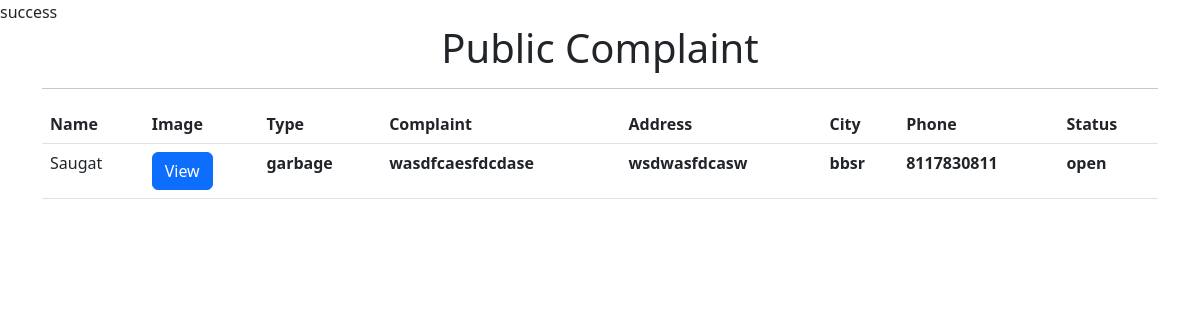
/public_complaint_page_for_p.php (signed in), run on the app's committed database.
### tables this page shows
CREATE TABLE `public_complaint` (
  `cid` int(11) NOT NULL,
  `id` int(11) NOT NULL,
  `comp_type` varchar(30) NOT NULL,
  `c_phone` bigint(20) NOT NULL,
  `comp_sts` varchar(10) NOT NULL,
  `comp_desc` varchar(100) NOT NULL,
  `c_img` varchar(30) NOT NULL,
  `c_address` varchar(30) NOT NULL,
  `c_city` varchar(30) NOT NULL,
  `c_date` date NOT NULL
);

CREATE TABLE `public_data` (
  `id` int(11) NOT NULL,
  `fname` varchar(30) DEFAULT NULL,
  `lname` varchar(30) DEFAULT NULL,
  `dob` date DEFAULT NULL,
  `gender` varchar(2) DEFAULT NULL,
  `email` varchar(60) NOT NULL,
  `phone` int(11) DEFAULT NULL,
  `password` varchar(50) NOT NULL,
  `sig_in_dt` datetime NOT NULL,
  `file_name` varchar(225) NOT NULL
);

### public_complaint_page_for_p.php (the view, shortened to what this page needs)
<?php
include 'connection.php';
$id = $_SESSION['id'];
$sql="SELECT*FROM public_complaint,public_data WHERE public_complaint.id=public_data.id AND public_data.id=$id";
$result = mysqli_query($conn,$sql);
?>
<!DOCTYPE html>
<html lang="en">
<head>
    <link href="https://cdn.jsdelivr.net/npm/bootstrap@5.2.3/dist/css/bootstrap.min.css" rel="stylesheet"
>
</head>
<body>
    <div class="container">
        <div class="text-center">
            <h1>Public Complaint</h1>
        </div>
        <hr>
        <table class="table">
            <thead>
                <tr>
                    <th scope="col">Name</th>
                    <th scope="col">Image</th>
                    <th scope="col">Type</th>
                    <th scope="col">Complaint</th>
                    <th scope="col">Address</th>
                    <th scope="col">City</th>
                    <th scope="col">Phone</th>
                    <th scope="col">Status</th>
                </tr>
            </thead>
            <tbody>
            <?php
               while($row = mysqli_fetch_assoc($result)){
            ?>
                <tr>
                    <td scope="row"><?php echo $row['fname']?></td>
                    <td><a href="../public_complain_image/<?php echo $row['c_img'] ?>" class="btn btn-primary">View</a></td>
                    <th scope="row"><?php echo $row['comp_type']?></th>
                    <th scope="row"><?php echo $row['comp_desc']?></th>
                    <th scope="row"><?php echo $row['c_address']?></th>
                    <th scope="row"><?php echo $row['c_city']?></th>
                    <th scope="row"><?php echo $row['c_phone']?></th>
                    <th scope="row"><?php echo $row['comp_sts']?></th>
                </tr>
                <?php
               }
                ?>
                </tbody>
            </table>
    </div>
</body>
</html>

### data on the page
public_complaint: public_data.fname "Saugat", comp_type "garbage", comp_desc "wasdfcaesfdcdase", c_address "wsdwasfdcasw", c_city "bbsr", c_phone "8117830811", comp_sts "open"
